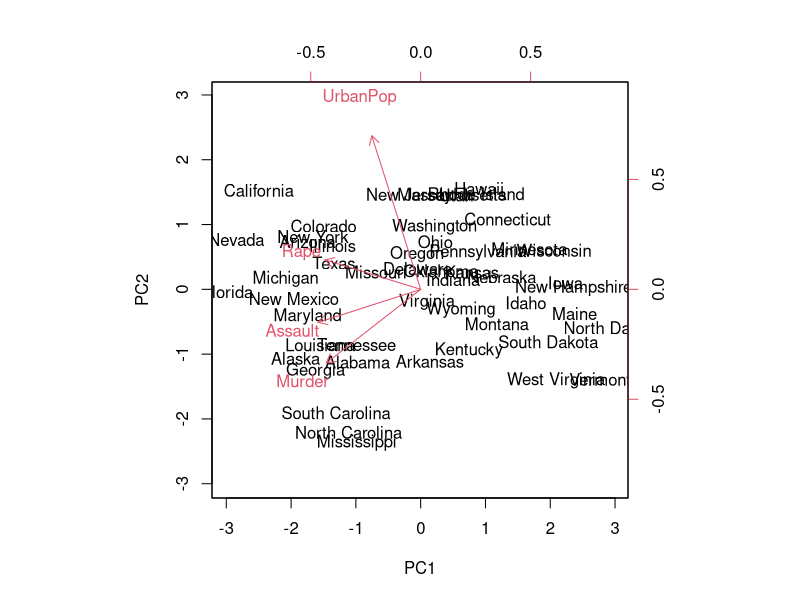
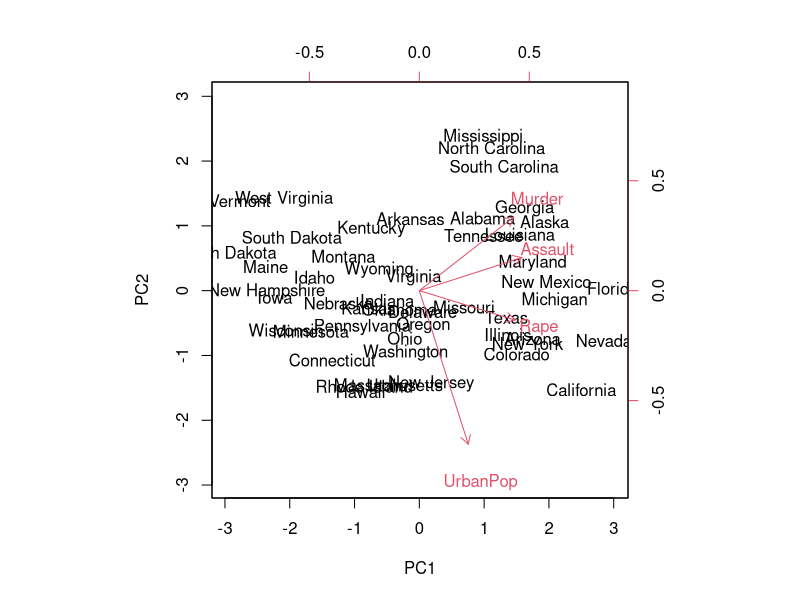
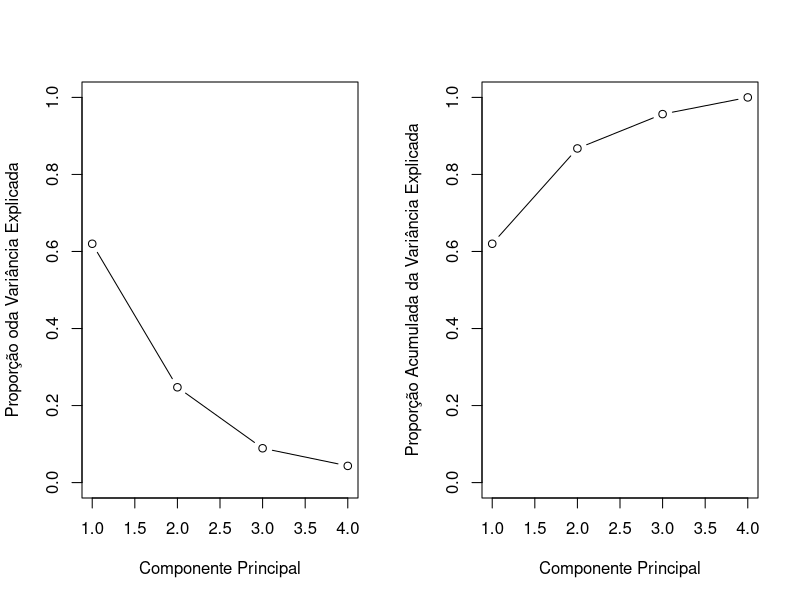

These figures' R source, in order:
## ---- chunk 1
estados <- row.names(USArrests)
estados
## ---- chunk 2
names(USArrests)
## ---- chunk 3
apply(USArrests, 2, mean)
## ---- chunk 4
apply(USArrests, 2, var)
## ---- chunk 5
pr.out <- prcomp(USArrests, scale = TRUE)
## ---- chunk 6
names(pr.out)
## ---- chunk 7
pr.out$center
pr.out$scale
## ---- chunk 8
pr.out$rotation
## ---- chunk 9
dim(pr.out$x)
## ---- chunk 10
biplot(pr.out, scale = 0)
## ---- chunk 11
pr.out$rotation = -pr.out$rotation
pr.out$x = -pr.out$x
biplot(pr.out, scale = 0)
## ---- chunk 12
pr.out$sdev
## ---- chunk 13
pr.var <- pr.out$sdev^2
pr.var
## ---- chunk 14
pve <- pr.var / sum(pr.var)
pve
## ---- chunk 15
par(mfrow = c(1, 2))

plot(pve, 
     xlab = "Componente Principal",
     ylab = "Proporção oda Variância Explicada", 
     ylim = c(0, 1),
     type = "b")

plot(cumsum(pve), 
     xlab = "Componente Principal",
     ylab = "Proporção Acumulada da Variância Explicada",
     ylim = c(0, 1), 
     type = "b")
## ---- chunk 16
a <- c(1, 2, 8, -3)
cumsum(a)
